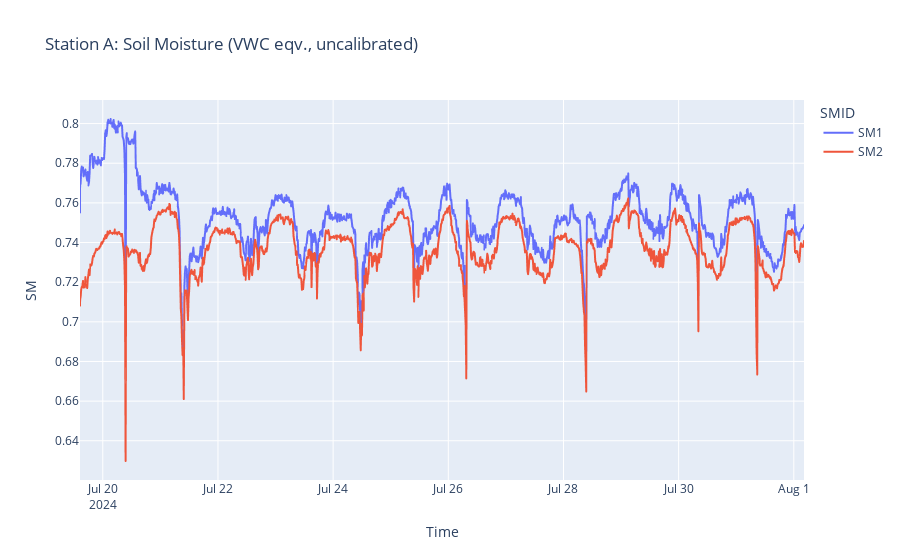

Here is the notebook cell this chart was saved with:
### Code cell
px.line(station_a_plot_sm, x='Time', y='SM', color='SMID', title='Station A: Soil Moisture (VWC eqv., uncalibrated)').show()

### Figure 1 — Plotly figure (JSON) as saved in the notebook; plotly's stock layout.template omitted (floating-point values rounded to 4 significant figures; data arrays with more than 128 entries replaced by an {"elided": "..."} marker saying what was removed)
{"data": [{"hovertemplate": "SMID=SM1<br>Time=%{x}<br>SM=%{y}<extra></extra>", "legendgroup": "SM1", "line": {"color": "#636efa", "dash": "solid"}, "marker": {"symbol": "circle"}, "mode": "lines", "name": "SM1", "showlegend": true, "type": "scattergl", "x": {"elided": "1391 str values"}, "xaxis": "x", "y": {"elided": "1391 float values"}, "yaxis": "y"}, {"hovertemplate": "SMID=SM2<br>Time=%{x}<br>SM=%{y}<extra></extra>", "legendgroup": "SM2", "line": {"color": "#EF553B", "dash": "solid"}, "marker": {"symbol": "circle"}, "mode": "lines", "name": "SM2", "showlegend": true, "type": "scattergl", "x": {"elided": "1391 str values"}, "xaxis": "x", "y": {"elided": "1391 float values"}, "yaxis": "y"}], "layout": {"legend": {"title": {"text": "SMID"}, "tracegroupgap": 0}, "title": {"text": "Station A: Soil Moisture (VWC eqv., uncalibrated)"}, "xaxis": {"anchor": "y", "domain": [0, 1], "title": {"text": "Time"}}, "yaxis": {"anchor": "x", "domain": [0, 1], "title": {"text": "SM"}}}}
